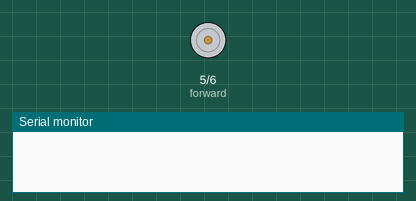
A sketch run on a simulated Arduino Uno, built with avr-gcc and run on an emulated ATmega328P. On the bench: motor-driver pin pairs drawn as motors (green arrow = first pin HIGH = forward, orange = second pin HIGH = backward, longer = more drive), the last lines printed to the serial monitor.

Above: at 0.15 s.
At 19.43 s:
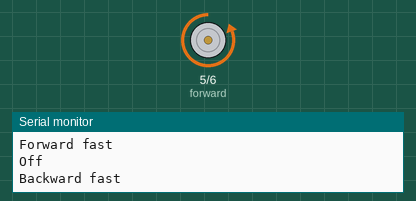
At 38.4 s:
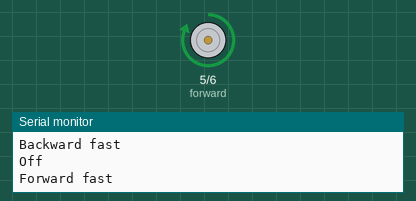
Timing chart, 0 to 40.0 s (numbered marks = the images above):
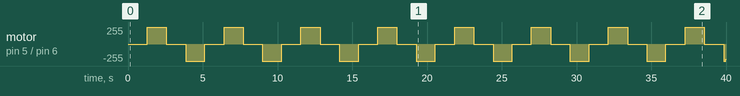

Measured:
- by itself, motor on pin 5 (forward) / pin 6 (backward): stopped → forward 255/255 at 1.3 s, → stopped 1.3 s later, → backward 255/255 1.3 s later, → stopped 1.3 s later, … (32 changes in this stretch)

The sketch:

motors.ino
```cpp
#define forward 5
#define backward 6

#define del 5
#define ma 255

void setup() {
  Serial.begin(9600);
  pinMode(forward, OUTPUT);
  pinMode(backward, OUTPUT);

}

void loop() {
  for (int i = 0; i < ma + 1; i++) {
    analogWrite(forward, i);
    analogWrite(backward, 0);
    delay(del);
  }
  Serial.println("Forward fast");
  for (int i = ma; i >= 0; i--) {
    analogWrite(forward, i);
    analogWrite(backward, 0);
    delay(del);
  }
  Serial.println("Off");
  for (int i = 0; i < ma + 1; i++) {
    analogWrite(forward, 0);
    analogWrite(backward, i);
    delay(del);
  }
  Serial.println("Backward fast");
  for (int i = ma; i >= 0; i--) {
    analogWrite(forward, 0);
    analogWrite(backward, i);
    delay(del);
  }
  Serial.println("Off");
}
```
